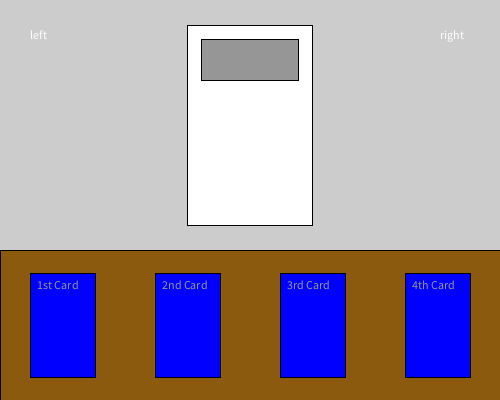
Frame 1 (no input)
Frame 60 (the mouse pressed at the canvas centre just before this capture): identical to frame 1, image omitted
Frame 120 (the mouse held since frame 60 and released just before this capture): identical to frame 1, image omitted

The Processing sketch that drew this single still picture (run headless with seeded random() and noise(); from frame 60 on, the mouse is pressed at the canvas centre):

// Processing sketch: processing_145785
// ── processing_145785.pde

Hand hnd;
void setup(){
   size(500,400);
   fill(140,90,14);
   rect(0,250,500,500);
   fill(255);
   rect(187.5,25,125,200);
   fill(150);
   rect(187.5 + 14, 25 + 14, 125 - 2*14, 125/3);
   Hand h = new Hand();
   hnd = h;
   h.display();
   fill(255);
   text("left", 30, 30, 50, 40);
   text("right", 500 - 2*30, 30, 50, 40);
}
void draw(){
}
void mouseClicked() {
  for (int i = 0; i<4; i++) {
    if (hnd.myhand[i].isover()) {
       
      println(hnd.myhand[i].myX);
      println(hnd.myhand[i].myY);
      println(hnd.myhand[i].title);
      hnd.myhand[i].toggle();
    }
  }
  if (mouseX>30 && mouseY>30 && mouseX<80 && mouseY<70) {
     hnd.shift(false);
  }
  if (mouseX>(500-2*30) && mouseY>30 && mouseX<490 && mouseY<70) {
     hnd.shift(true);
  }
  hnd.display();
}
class Card {
   int sizeX = 65;
   int sizeY = 104;
   int myX = 0;
   int myY = 0;
   String title = "Stub";
   int xoffset = 7;
   int yoffset = 7;
   int player = 0;   
   Card (int x, int y, Card c) {
     myX = x;
     myY = y;
     title = c.title;
     player = c.player;
   }
   Card (String t, int p) {  //constructor overload
     title = t;
     player = p;
   }
   boolean isover() {
     return (mouseX>myX && mouseY>myY && mouseX< (myX + sizeX) && mouseY < (myY + sizeY));
   }
   void setfill () {
     switch (player) {
       case 0:
         fill(255,0,0);
       case 1:
         fill(0,255,0);
       case 2:
         fill(0,0,255);
     }
   }
   void display () {
     setfill();
     rect(myX,myY,sizeX,sizeY);
     fill(150);
     text(title, myX + xoffset, myY + yoffset, sizeX - 2*xoffset, sizeX/3);
   }
   void toggle () {
     setfill();
     rect(187.5,25,125,200);
     fill(150);
     rect(187.5 + 14, 25 + 14, 125 - 2*14, 125/3);
     fill(255);
     text(title, 187.5 + 14, 25 + 14, 125 - 2*14, 125/3);
   }
}
class Hand {
   ArrayList<Card> deck = new ArrayList<Card>();
   int startpointer = 0;
   //int endpointer = 3;
   Card[] myhand = new Card[4];
   Hand () {
     Card c1 = new Card("1st Card", 0);
     Card c2 = new Card("2nd Card", 0);
     Card c3 = new Card("3rd Card", 0);
     Card c4 = new Card("4th Card", 0);
     Card c5 = new Card("5th Card", 0);
     deck.add(c1);
     deck.add(c2);
     deck.add(c3);
     deck.add(c4);
     deck.add(c5);
     myhand[0] = c1;
     myhand[1] = c2;
     myhand[2] = c3;
     myhand[3] = c4;
   }
   int circularmod(int a, int b) {
      if (a >= 0) {
       return a%b;
      } else {
        println(a);
        if ((abs(a))%b == 0) {
           return 0; 
        }
       return -1*((abs(a))%b) + (b);
      }
   }
   void shift(boolean right){
     if (right) {
       startpointer--;
     } else {
       startpointer++;
     }
     Card c1 = deck.get(circularmod((startpointer), deck.size()));
     Card c2 = deck.get(circularmod((startpointer + 1), deck.size()));
     Card c3 = deck.get(circularmod((startpointer + 2), deck.size()));
     Card c4 = deck.get(circularmod((startpointer + 3), deck.size()));
     myhand[0] = c1;
     myhand[1] = c2;
     myhand[2] = c3;
     myhand[3] = c4;
   }
   void display() {
     Card c2 = new Card (30 + 125, 250 + 23, myhand[1]);
     Card c3 = new Card (30 + 125*2, 250 + 23, myhand[2]);
     Card c4 = new Card (30 + 125*3, 250 + 23, myhand[3]);
     Card c1 = new Card (30, 250 + 23, myhand[0]);
     myhand[0] = c1;
     myhand[1] = c2;
     myhand[2] = c3;
     myhand[3] = c4;
     c1.display();
     c2.display();
     c3.display();
     c4.display();
   }
   void shuffle(){};
}
 
